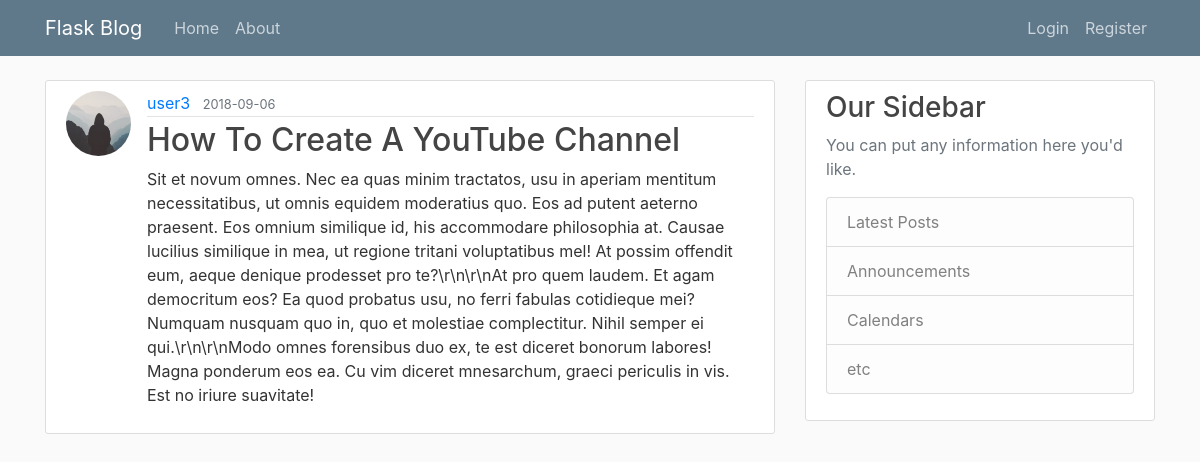
The page /post/14 on the database its author committed.
### flaskblog/models.py (models this page shows, shortened)
class User(db.Model, UserMixin):
    id = db.Column(db.Integer, primary_key=True)
    username = db.Column(db.String(20), unique=True, nullable=False)
    email = db.Column(db.String(120), unique=True, nullable=False)
    image_file = db.Column(db.String(20), nullable=False, default='default.jpg')
    password = db.Column(db.String(60), nullable=False)
    posts = db.relationship('Post', backref='author', lazy=True)

class Post(db.Model):
    id = db.Column(db.Integer, primary_key=True)
    title = db.Column(db.String(100), nullable=False)
    date_posted = db.Column(db.DateTime, nullable=False, default=datetime.utcnow)
    content = db.Column(db.Text, nullable=False)
    user_id = db.Column(db.Integer, db.ForeignKey('user.id'), nullable=False)

### flaskblog/routes.py (the view)
@app.route("/post/<int:post_id>")
def post(post_id):
    post = Post.query.get_or_404(post_id)
    return render_template('post.html', title=post.title, post=post)

### flaskblog/templates/post.html (shortened to what this page needs)
{% extends "layout.html" %} {% block content %}
<article class="media content-section">
    <img class="rounded-circle article-img" src="{{ url_for('static', filename='profile_pics/' + post.author.image_file) }}" />
    <div class="media-body">
        <div class="article-metadata">
            <a class="mr-2" href="{{ url_for('user_posts', username=post.author.username) }}">{{ post.author.username }}</a>
            <small class="text-muted">{{ post.date_posted.strftime('%Y-%m-%d') }}</small>
        </div>
        <h2 class="article-title">{{ post.title }}</a></h2>
        <p class="article-content">{{ post.content }}</p>
    </div>
</article>
{% endblock content %}

### flaskblog/static/main.css (style rules this page uses)
body { background: #fafafa; color: #333333; margin-top: 5rem; }
h1, h2, h3, h4, h5, h6 { color: #444444; }
.content-section { background: #ffffff; padding: 10px 20px; border: 1px solid #dddddd; border-radius: 3px; margin-bottom: 20px; }
.article-title { color: #444444; }
.article-content { white-space: pre-line; }
.article-img { height: 65px; width: 65px; margin-right: 16px; }
.article-metadata { padding-bottom: 1px; margin-bottom: 4px; border-bottom: 1px solid #e3e3e3 }

### rows shown on the page
User: image_file (placeholder picture), author.username "user3"
Post: date_posted "2018-09-06", title "How To Create A YouTube Channel", content "Sit et novum omnes. Nec ea quas minim tractatos, usu in aperiam mentitum necessitatibus, ut omnis equidem moderatius quo. Eos ad putent aeterno praesent. Eos omnium similique id, his accommodare philosophia at. Causae lucilius similique in mea, ut regione tritani voluptatibus mel! At possim offendit eum, aeque denique prodesset pro te?\\r\\n\\r\\nAt pro quem laudem. Et agam democritum eos? Ea quod probatus usu, no ferri fabulas cotidieque mei? Numquam nusquam quo in, quo et molestiae complectitur. Nihil semper ei qui.\\r\\n\\r\\nModo omnes forensibus duo ex, te est diceret bonorum labores! Magna ponderum eos ea. Cu vim diceret mnesarchum, graeci periculis in vis. Est no iriure suavitate!"
